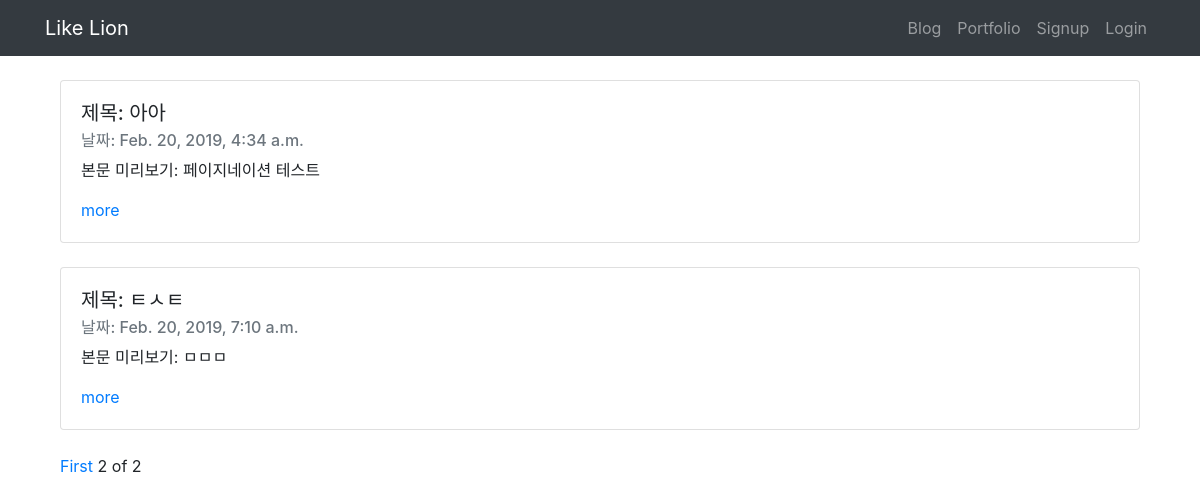
Screenshot of /?page=2 with the database file from the repository.
### secondassignment/models.py (models this page shows, shortened)
class Blog(models.Model):
    title = models.CharField(max_length=200)
    pub_date = models.DateTimeField('date published')
    body = models.TextField()
    def summary(self):
        return self.body[:100]

### secondassignment/views.py (the view)
# urls.py: path('', secondassignment.views.home, name="home"),
def home(request):
    blogs = Blog.objects
    blog_list = Blog.objects.all()
    paginator = Paginator(blog_list, 3)
    page = request.GET.get('page')
    posts = paginator.get_page(page)
    return render(request, 'home.html', {'blogs' : blogs, 'posts':posts })

### secondassignment/templates/home.html (shortened to what this page needs)
{% extends 'base.html' %}
{% block content %}
{% for blog in posts %}
<div class = "container">
    <div class="card">
    <div class="card-body">
            <h5 class="card-title">제목: {{blog.title}}</h5>
            <h6 class="card-subtitle mb-2 text-muted">날짜: {{blog.pub_date}}</h6>
            <p class="card-text">본문 미리보기: {{blog.summary}}</p>
            <a href="{%url 'detail' blog.id %}"" class="card-link">more</a>
    </div>
    </div><br>
</div>
{% endfor %}
<div class = "container">
    {%if posts.has_previous%}
    <a href="?page=1">First</a>
    {% endif %}
    <span>{{posts.number}}</span>
    <span>of</span>
    <span>{{posts.paginator.num_pages}}</span>
</div>
{% endblock %}

### rows the page displays
Blog: title "아아", pub_date "Feb. 20, 2019, 4:34 a.m.", summary "페이지네이션 테스트"
Blog: title "ㅌㅅㅌ", pub_date "Feb. 20, 2019, 7:10 a.m.", summary "ㅁㅁㅁ"

### other values shown
{{ posts.number }} "2"
{{ posts.paginator.num_pages }} "2"
